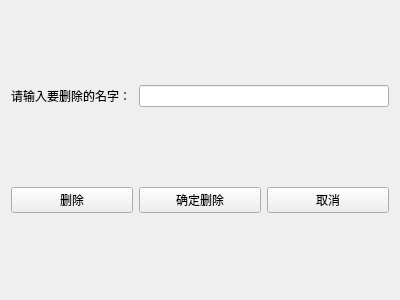
<?xml version="1.0" encoding="UTF-8"?>
<ui version="4.0">
 <class>Widget</class>
 <widget class="QWidget" name="Widget">
  <property name="geometry">
   <rect>
    <x>0</x>
    <y>0</y>
    <width>400</width>
    <height>300</height>
   </rect>
  </property>
  <property name="windowTitle">
   <string>Widget</string>
  </property>
  <layout class="QGridLayout" name="gridLayout">
   <item row="0" column="0">
    <widget class="QLabel" name="label">
     <property name="text">
      <string>请输入要删除的名字：</string>
     </property>
    </widget>
   </item>
   <item row="0" column="1" colspan="2">
    <widget class="QLineEdit" name="lineEdit"/>
   </item>
   <item row="1" column="0">
    <widget class="QPushButton" name="ButtonDel">
     <property name="text">
      <string>删除</string>
     </property>
    </widget>
   </item>
   <item row="1" column="1">
    <widget class="QPushButton" name="ButtonSure">
     <property name="text">
      <string>确定删除</string>
     </property>
    </widget>
   </item>
   <item row="1" column="2">
    <widget class="QPushButton" name="ButtonCancel">
     <property name="text">
      <string>取消</string>
     </property>
    </widget>
   </item>
  </layout>
 </widget>
 <layoutdefault spacing="6" margin="11"/>
 <resources/>
 <connections/>
</ui>
